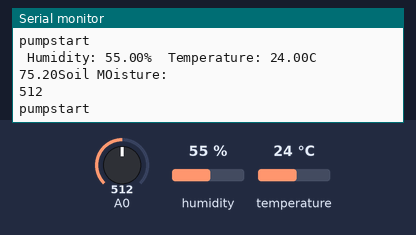
This sketch was run on a simulated Arduino Uno, built with avr-gcc and run on an emulated ATmega328P. Parts: the last lines printed to the serial monitor. The test bench sets the inputs (shaded band); at power-on: A0 = 512, humidity 55 %, temperature 24 °C.

Above: at 13.8 s.
13.9 s: A0 set to 111
At 15.5 s:
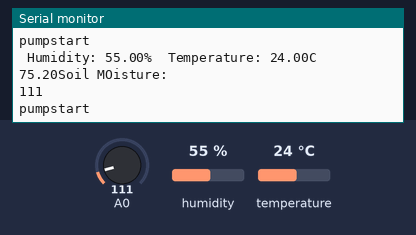
20.3 s: A0 set to 88
At 21.4 s:
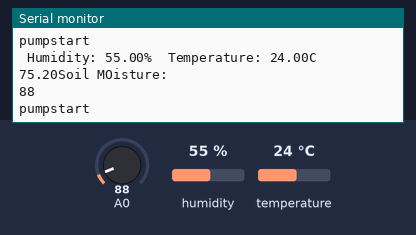
Timing chart, 0 to 23.3 s (numbered marks = the images above; inputs shaded):
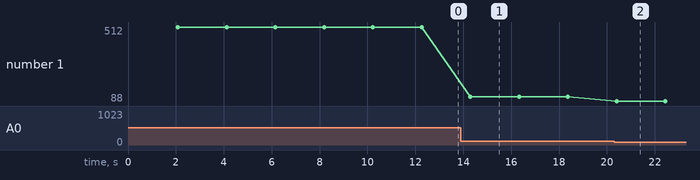

The sketch:

irrigation.ino
```cpp
#include "DHT.h"

#define DHTPIN 2     // Digital pin connected to the DHT sensor

#define DHTTYPE DHT11   // DHT 11


DHT dht(DHTPIN, DHTTYPE);
int moistval;


void setup() {
  Serial.begin(9600);
  Serial.println(F("DHTxx test!"));
  pinMode(1,OUTPUT);
  dht.begin();
}

int readmoist()
{
  int val = analogRead(A0);
  return val;
}

void startpump()
{
  Serial.println("pumpstart");
}

void loop() {
  // Wait a few seconds between measurements.
  delay(2000);

  // Reading temperature or humidity takes about 250 milliseconds!
  // Sensor readings may also be up to 2 seconds 'old' (its a very slow sensor)
  float h = dht.readHumidity();
  // Read temperature as Celsius (the default)
  float t = dht.readTemperature();
  // Read temperature as Fahrenheit (isFahrenheit = true)
  float f = dht.readTemperature(true);

  // Check if any reads failed and exit early (to try again).
  if (isnan(h) || isnan(t) || isnan(f)) {
    Serial.println(F("Failed to read from DHT sensor!"));
    return;
  }

  // Compute heat index in Fahrenheit (the default)
  float hif = dht.computeHeatIndex(f, h);
  // Compute heat index in Celsius (isFahreheit = false)
  float hic = dht.computeHeatIndex(t, h, false);

  Serial.print(F(" Humidity: "));
  Serial.print(h);
  Serial.print(F("%  Temperature: "));
  Serial.print(t);
  Serial.print(F("C "));
  Serial.print(f);

  moistval=readmoist();
  Serial.println("Soil MOisture:");// sensor Aout pin connected to A0 pin of Ardiuno
  Serial.println(moistval);        // print the value in serial monitor
  if(moistval<760)
  {
    startpump();
  }
}
```

Measured:
- after the input at 13.9 s, the serial monitor: prints a new line after 0.39 s (image 1)
- after the input at 20.3 s, the serial monitor: prints a new line after 0.10 s (image 2)
- plotted number 1: 512 → 111 after the input at 13.9 s, 111 → 88 after the input at 20.3 s
